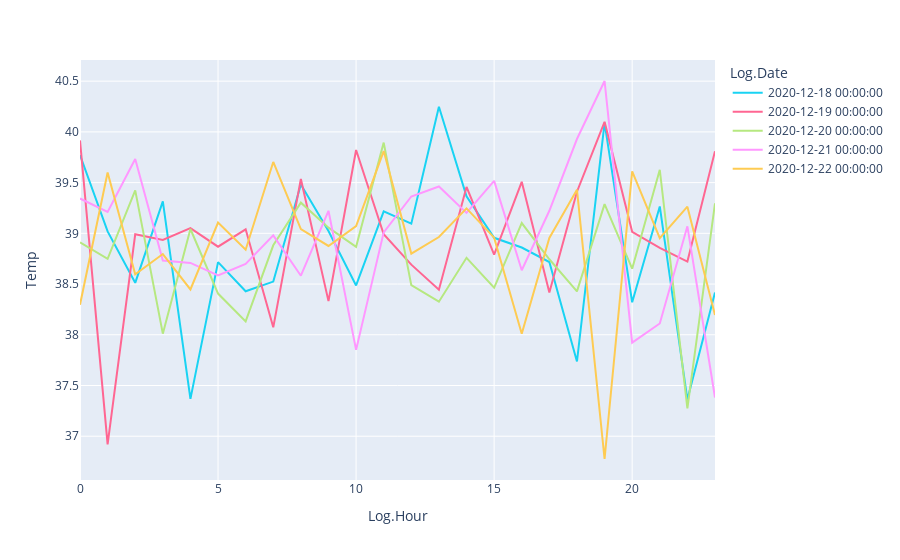

Source (notebook cell):
### Code cell
# Add sensor faulty cases
iss_start = datetime.datetime.strptime('2020-12-18', '%Y-%m-%d')
iss_stop = datetime.datetime.strptime('2020-12-22', '%Y-%m-%d')
iss_site = 'Greater Noida'

senissue_data = df.loc[(df['Site'] == iss_site) & (df['Log.Date'] >= iss_start) & (df['Log.Date'] <= iss_stop)]
df = df.loc[~((df['Site'] == iss_site) & (df['Log.Date'] >= iss_start) & (df['Log.Date'] <= iss_stop))]

senissue_data['Temp'] += 35
senissue_data['Condition'] = 'Sensor Faulty'

df = pd.concat([df, senissue_data])

#plot
fig = px.line(senissue_data, x='Log.Hour', y='Temp', color='Log.Date')
fig.show()

### Figure 1 — Plotly figure (JSON) as saved in the notebook; plotly's stock layout.template omitted (floating-point values rounded to 4 significant figures)
{"data": [{"hovertemplate": "Log.Date=2020-12-18 00:00:00<br>Log.Hour=%{x}<br>Temp=%{y}<extra></extra>", "legendgroup": "2020-12-18 00:00:00", "line": {"color": "#19d3f3", "dash": "solid"}, "mode": "lines", "name": "2020-12-18 00:00:00", "orientation": "v", "showlegend": true, "type": "scatter", "x": [0, 1, 2, 3, 4, 5, 6, 7, 8, 9, 10, 11, 12, 13, 14, 15, 16, 17, 18, 19, 20, 21, 22, 23], "xaxis": "x", "y": [39.77, 39.02, 38.51, 39.31, 37.37, 38.72, 38.43, 38.52, 39.48, 39.02, 38.49, 39.22, 39.1, 40.25, 39.37, 38.96, 38.86, 38.72, 37.74, 40.09, 38.32, 39.26, 37.36, 38.42], "yaxis": "y"}, {"hovertemplate": "Log.Date=2020-12-19 00:00:00<br>Log.Hour=%{x}<br>Temp=%{y}<extra></extra>", "legendgroup": "2020-12-19 00:00:00", "line": {"color": "#FF6692", "dash": "solid"}, "mode": "lines", "name": "2020-12-19 00:00:00", "orientation": "v", "showlegend": true, "type": "scatter", "x": [0, 1, 2, 3, 4, 5, 6, 7, 8, 9, 10, 11, 12, 13, 14, 15, 16, 17, 18, 19, 20, 21, 22, 23], "xaxis": "x", "y": [39.92, 36.92, 38.99, 38.93, 39.05, 38.87, 39.04, 38.07, 39.54, 38.33, 39.82, 38.99, 38.69, 38.44, 39.46, 38.79, 39.51, 38.42, 39.41, 40.1, 39.01, 38.86, 38.72, 39.81], "yaxis": "y"}, {"hovertemplate": "Log.Date=2020-12-20 00:00:00<br>Log.Hour=%{x}<br>Temp=%{y}<extra></extra>", "legendgroup": "2020-12-20 00:00:00", "line": {"color": "#B6E880", "dash": "solid"}, "mode": "lines", "name": "2020-12-20 00:00:00", "orientation": "v", "showlegend": true, "type": "scatter", "x": [0, 1, 2, 3, 4, 5, 6, 7, 8, 9, 10, 11, 12, 13, 14, 15, 16, 17, 18, 19, 20, 21, 22, 23], "xaxis": "x", "y": [38.91, 38.75, 39.42, 38.01, 39.04, 38.41, 38.13, 38.88, 39.3, 39.06, 38.87, 39.89, 38.49, 38.33, 38.76, 38.46, 39.1, 38.74, 38.43, 39.29, 38.65, 39.63, 37.27, 39.3], "yaxis": "y"}, {"hovertemplate": "Log.Date=2020-12-21 00:00:00<br>Log.Hour=%{x}<br>Temp=%{y}<extra></extra>", "legendgroup": "2020-12-21 00:00:00", "line": {"color": "#FF97FF", "dash": "solid"}, "mode": "lines", "name": "2020-12-21 00:00:00", "orientation": "v", "showlegend": true, "type": "scatter", "x": [0, 1, 2, 3, 4, 5, 6, 7, 8, 9, 10, 11, 12, 13, 14, 15, 16, 17, 18, 19, 20, 21, 22, 23], "xaxis": "x", "y": [39.34, 39.21, 39.73, 38.73, 38.71, 38.59, 38.7, 38.98, 38.58, 39.22, 37.85, 39.01, 39.36, 39.46, 39.2, 39.52, 38.64, 39.22, 39.93, 40.5, 37.92, 38.11, 39.07, 37.38], "yaxis": "y"}, {"hovertemplate": "Log.Date=2020-12-22 00:00:00<br>Log.Hour=%{x}<br>Temp=%{y}<extra></extra>", "legendgroup": "2020-12-22 00:00:00", "line": {"color": "#FECB52", "dash": "solid"}, "mode": "lines", "name": "2020-12-22 00:00:00", "orientation": "v", "showlegend": true, "type": "scatter", "x": [0, 1, 2, 3, 4, 5, 6, 7, 8, 9, 10, 11, 12, 13, 14, 15, 16, 17, 18, 19, 20, 21, 22, 23], "xaxis": "x", "y": [38.3, 39.6, 38.6, 38.8, 38.45, 39.11, 38.84, 39.7, 39.04, 38.88, 39.07, 39.81, 38.8, 38.96, 39.25, 38.96, 38.01, 38.95, 39.43, 36.78, 39.61, 38.95, 39.26, 38.2], "yaxis": "y"}], "layout": {"legend": {"title": {"text": "Log.Date"}, "tracegroupgap": 0}, "margin": {"t": 60}, "xaxis": {"anchor": "y", "domain": [0, 1], "title": {"text": "Log.Hour"}}, "yaxis": {"anchor": "x", "domain": [0, 1], "title": {"text": "Temp"}}}}
